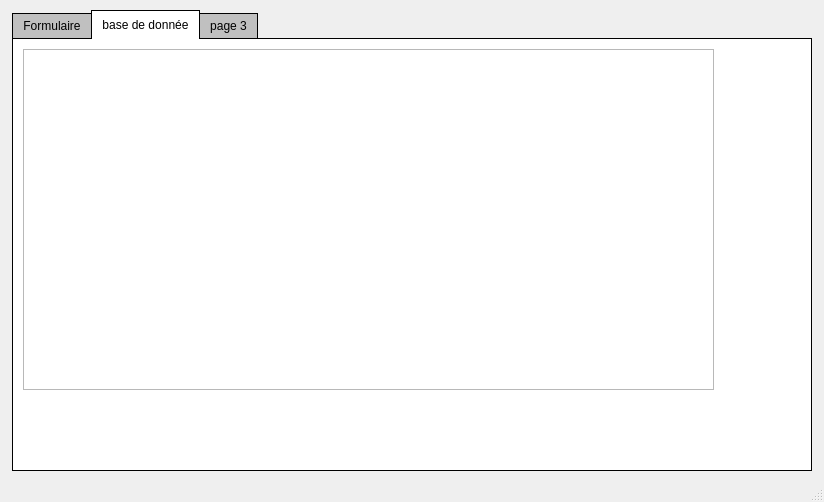
<?xml version="1.0" encoding="UTF-8"?>
<ui version="4.0">
 <class>MainWindow</class>
 <widget class="QMainWindow" name="MainWindow">
  <property name="geometry">
   <rect>
    <x>0</x>
    <y>0</y>
    <width>824</width>
    <height>502</height>
   </rect>
  </property>
  <property name="windowTitle">
   <string>MainWindow</string>
  </property>
  <widget class="QWidget" name="centralwidget">
   <property name="sizePolicy">
    <sizepolicy hsizetype="Minimum" vsizetype="Preferred">
     <horstretch>0</horstretch>
     <verstretch>0</verstretch>
    </sizepolicy>
   </property>
   <layout class="QGridLayout" name="gridLayout">
    <item row="0" column="1">
     <widget class="QTabWidget" name="tabWidget">
      <property name="enabled">
       <bool>true</bool>
      </property>
      <property name="sizePolicy">
       <sizepolicy hsizetype="Preferred" vsizetype="Preferred">
        <horstretch>0</horstretch>
        <verstretch>0</verstretch>
       </sizepolicy>
      </property>
      <property name="minimumSize">
       <size>
        <width>0</width>
        <height>0</height>
       </size>
      </property>
      <property name="maximumSize">
       <size>
        <width>800</width>
        <height>600</height>
       </size>
      </property>
      <property name="cursor">
       <cursorShape>ArrowCursor</cursorShape>
      </property>
      <property name="styleSheet">
       <string notr="true">QTabWidget::pane {
    border: 1px solid black;
    background: white;
}

QTabWidget::tab-bar:top {
    top: 1px;
}

QTabWidget::tab-bar:bottom {
    bottom: 1px;
}

QTabWidget::tab-bar:left {
    right: 1px;
}

QTabWidget::tab-bar:right {
    left: 1px;
}

QTabBar::tab {
    border: 1px solid black;
}

QTabBar::tab:selected {
    background: white;
}

QTabBar::tab:!selected {
    background: silver;
}

QTabBar::tab:!selected:hover {
    background: #999;
}

QTabBar::tab:top:!selected {
    margin-top: 3px;
}

QTabBar::tab:bottom:!selected {
    margin-bottom: 3px;
}

QTabBar::tab:top, QTabBar::tab:bottom {
    min-width: 8ex;
    margin-right: -1px;
    padding: 5px 10px 5px 10px;
}

QTabBar::tab:top:selected {
    border-bottom-color: none;
}

QTabBar::tab:bottom:selected {
    border-top-color: none;
}

QTabBar::tab:top:last, QTabBar::tab:bottom:last,
QTabBar::tab:top:only-one, QTabBar::tab:bottom:only-one {
    margin-right: 0;
}

QTabBar::tab:left:!selected {
    margin-right: 3px;
}

QTabBar::tab:right:!selected {
    margin-left: 3px;
}

QTabBar::tab:left, QTabBar::tab:right {
    min-height: 8ex;
    margin-bottom: -1px;
    padding: 10px 5px 10px 5px;
}

QTabBar::tab:left:selected {
    border-left-color: none;
}

QTabBar::tab:right:selected {
    border-right-color: none;
}

QTabBar::tab:left:last, QTabBar::tab:right:last,
QTabBar::tab:left:only-one, QTabBar::tab:right:only-one {
    margin-bottom: 0;
}</string>
      </property>
      <property name="tabShape">
       <enum>QTabWidget::Rounded</enum>
      </property>
      <property name="currentIndex">
       <number>1</number>
      </property>
      <property name="iconSize">
       <size>
        <width>16</width>
        <height>16</height>
       </size>
      </property>
      <widget class="QWidget" name="tab_2">
       <attribute name="title">
        <string>Formulaire</string>
       </attribute>
       <widget class="QLabel" name="label">
        <property name="geometry">
         <rect>
          <x>10</x>
          <y>60</y>
          <width>47</width>
          <height>14</height>
         </rect>
        </property>
        <property name="text">
         <string>Nom :</string>
        </property>
       </widget>
       <widget class="QLabel" name="label_2">
        <property name="geometry">
         <rect>
          <x>10</x>
          <y>210</y>
          <width>47</width>
          <height>14</height>
         </rect>
        </property>
        <property name="text">
         <string>RFID :</string>
        </property>
       </widget>
       <widget class="QLabel" name="label_4">
        <property name="geometry">
         <rect>
          <x>10</x>
          <y>160</y>
          <width>47</width>
          <height>20</height>
         </rect>
        </property>
        <property name="text">
         <string>licence : </string>
        </property>
       </widget>
       <widget class="QLabel" name="label_5">
        <property name="geometry">
         <rect>
          <x>10</x>
          <y>110</y>
          <width>47</width>
          <height>20</height>
         </rect>
        </property>
        <property name="text">
         <string>prénom :</string>
        </property>
       </widget>
       <widget class="QLineEdit" name="lineEdit">
        <property name="geometry">
         <rect>
          <x>70</x>
          <y>60</y>
          <width>113</width>
          <height>21</height>
         </rect>
        </property>
       </widget>
       <widget class="QLineEdit" name="lineEdit_2">
        <property name="geometry">
         <rect>
          <x>70</x>
          <y>110</y>
          <width>113</width>
          <height>21</height>
         </rect>
        </property>
       </widget>
       <widget class="QLineEdit" name="lineEdit_3">
        <property name="geometry">
         <rect>
          <x>70</x>
          <y>160</y>
          <width>113</width>
          <height>21</height>
         </rect>
        </property>
       </widget>
       <widget class="QLineEdit" name="lineEdit_4">
        <property name="geometry">
         <rect>
          <x>70</x>
          <y>210</y>
          <width>113</width>
          <height>21</height>
         </rect>
        </property>
       </widget>
       <widget class="QLineEdit" name="lineEdit_5">
        <property name="geometry">
         <rect>
          <x>70</x>
          <y>260</y>
          <width>113</width>
          <height>21</height>
         </rect>
        </property>
       </widget>
       <widget class="QLabel" name="label_3">
        <property name="geometry">
         <rect>
          <x>10</x>
          <y>260</y>
          <width>61</width>
          <height>16</height>
         </rect>
        </property>
        <property name="text">
         <string>image tir : </string>
        </property>
       </widget>
       <widget class="QLabel" name="label_6">
        <property name="geometry">
         <rect>
          <x>10</x>
          <y>310</y>
          <width>47</width>
          <height>14</height>
         </rect>
        </property>
        <property name="text">
         <string>Date : </string>
        </property>
       </widget>
       <widget class="QLineEdit" name="lineEdit_6">
        <property name="geometry">
         <rect>
          <x>70</x>
          <y>310</y>
          <width>113</width>
          <height>21</height>
         </rect>
        </property>
       </widget>
       <widget class="QPushButton" name="pushButton_2">
        <property name="geometry">
         <rect>
          <x>550</x>
          <y>180</y>
          <width>80</width>
          <height>51</height>
         </rect>
        </property>
        <property name="text">
         <string>enregistrer</string>
        </property>
       </widget>
      </widget>
      <widget class="QWidget" name="tab">
       <attribute name="title">
        <string>base de donnée</string>
       </attribute>
       <widget class="QTableView" name="tableView">
        <property name="geometry">
         <rect>
          <x>10</x>
          <y>10</y>
          <width>691</width>
          <height>341</height>
         </rect>
        </property>
       </widget>
      </widget>
      <widget class="QWidget" name="tab_3">
       <attribute name="title">
        <string>page 3</string>
       </attribute>
      </widget>
     </widget>
    </item>
   </layout>
  </widget>
  <widget class="QMenuBar" name="menubar">
   <property name="geometry">
    <rect>
     <x>0</x>
     <y>0</y>
     <width>824</width>
     <height>21</height>
    </rect>
   </property>
  </widget>
  <widget class="QStatusBar" name="statusbar"/>
 </widget>
 <resources/>
 <connections/>
</ui>
